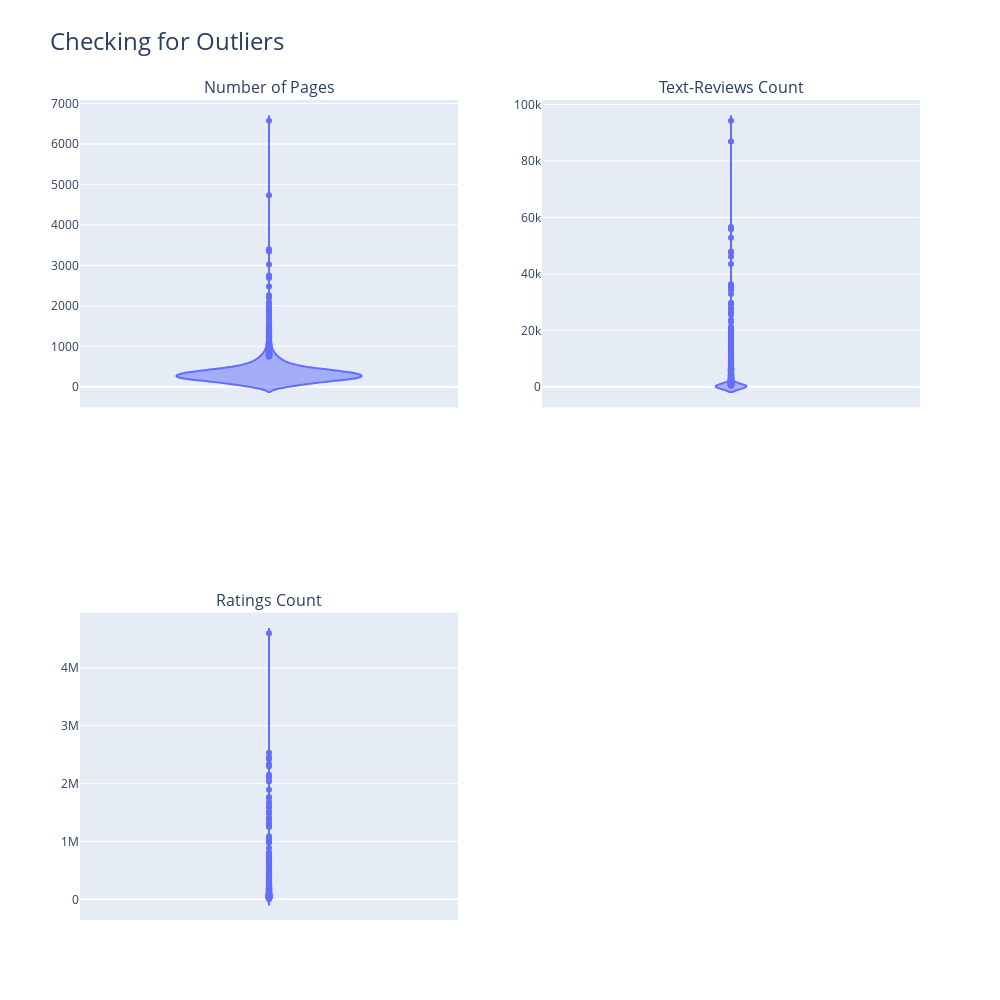

Source (notebook cell):
### Markdown cell above
### Outliers

Let's look closer on num_pages, Text Reviews Count, ratings_count which have a high variability

### Code cell
#Checking for Outliers columns: num_pages, Text Reviews Count, ratings_count

fig = make_subplots(rows= 2, cols=2, subplot_titles=("Number of Pages", "Text-Reviews Count", 
                                                     "Ratings Count"))
# Number of Pages subplot
fig.add_trace(px.violin(df, y="  num_pages").data[0], row=1, col=1)

# Text-Reviews Count subplot
fig.add_trace(px.violin(df, y="text_reviews_count").data[0], row=1, col=2)

# Ratings ount violin subplot
fig.add_trace(px.violin(df, y="ratings_count").data[0], row=2, col=1)

fig.update_layout(title_text="Checking for Outliers", title_font_size=24, 
                  font_size=12, height=1000, width=1000, showlegend=True)
fig.show()

### Figure 1 — Plotly figure (JSON) as saved in the notebook; plotly's stock layout.template omitted (floating-point values rounded to 4 significant figures; data arrays with more than 128 entries replaced by an {"elided": "..."} marker saying what was removed)
{"data": [{"alignmentgroup": "True", "box": {"visible": false}, "hovertemplate": "  num_pages=%{y}<extra></extra>", "legendgroup": "", "marker": {"color": "#636efa"}, "name": "", "offsetgroup": "", "orientation": "v", "scalegroup": "True", "showlegend": false, "type": "violin", "x0": " ", "xaxis": "x", "y": {"elided": "11127 int values"}, "y0": " ", "yaxis": "y"}, {"alignmentgroup": "True", "box": {"visible": false}, "hovertemplate": "text_reviews_count=%{y}<extra></extra>", "legendgroup": "", "marker": {"color": "#636efa"}, "name": "", "offsetgroup": "", "orientation": "v", "scalegroup": "True", "showlegend": false, "type": "violin", "x0": " ", "xaxis": "x2", "y": {"elided": "11127 int values"}, "y0": " ", "yaxis": "y2"}, {"alignmentgroup": "True", "box": {"visible": false}, "hovertemplate": "ratings_count=%{y}<extra></extra>", "legendgroup": "", "marker": {"color": "#636efa"}, "name": "", "offsetgroup": "", "orientation": "v", "scalegroup": "True", "showlegend": false, "type": "violin", "x0": " ", "xaxis": "x3", "y": {"elided": "11127 int values"}, "y0": " ", "yaxis": "y3"}], "layout": {"annotations": [{"font": {"size": 16}, "showarrow": false, "text": "Number of Pages", "x": 0.225, "xanchor": "center", "xref": "paper", "y": 1, "yanchor": "bottom", "yref": "paper"}, {"font": {"size": 16}, "showarrow": false, "text": "Text-Reviews Count", "x": 0.775, "xanchor": "center", "xref": "paper", "y": 1, "yanchor": "bottom", "yref": "paper"}, {"font": {"size": 16}, "showarrow": false, "text": "Ratings Count", "x": 0.225, "xanchor": "center", "xref": "paper", "y": 0.375, "yanchor": "bottom", "yref": "paper"}], "font": {"size": 12}, "height": 1000, "showlegend": true, "title": {"font": {"size": 24}, "text": "Checking for Outliers"}, "width": 1000, "xaxis": {"anchor": "y", "domain": [0, 0.45]}, "xaxis2": {"anchor": "y2", "domain": [0.55, 1]}, "xaxis3": {"anchor": "y3", "domain": [0, 0.45]}, "xaxis4": {"anchor": "y4", "domain": [0.55, 1]}, "yaxis": {"anchor": "x", "domain": [0.625, 1]}, "yaxis2": {"anchor": "x2", "domain": [0.625, 1]}, "yaxis3": {"anchor": "x3", "domain": [0, 0.375]}, "yaxis4": {"anchor": "x4", "domain": [0, 0.375]}}}
